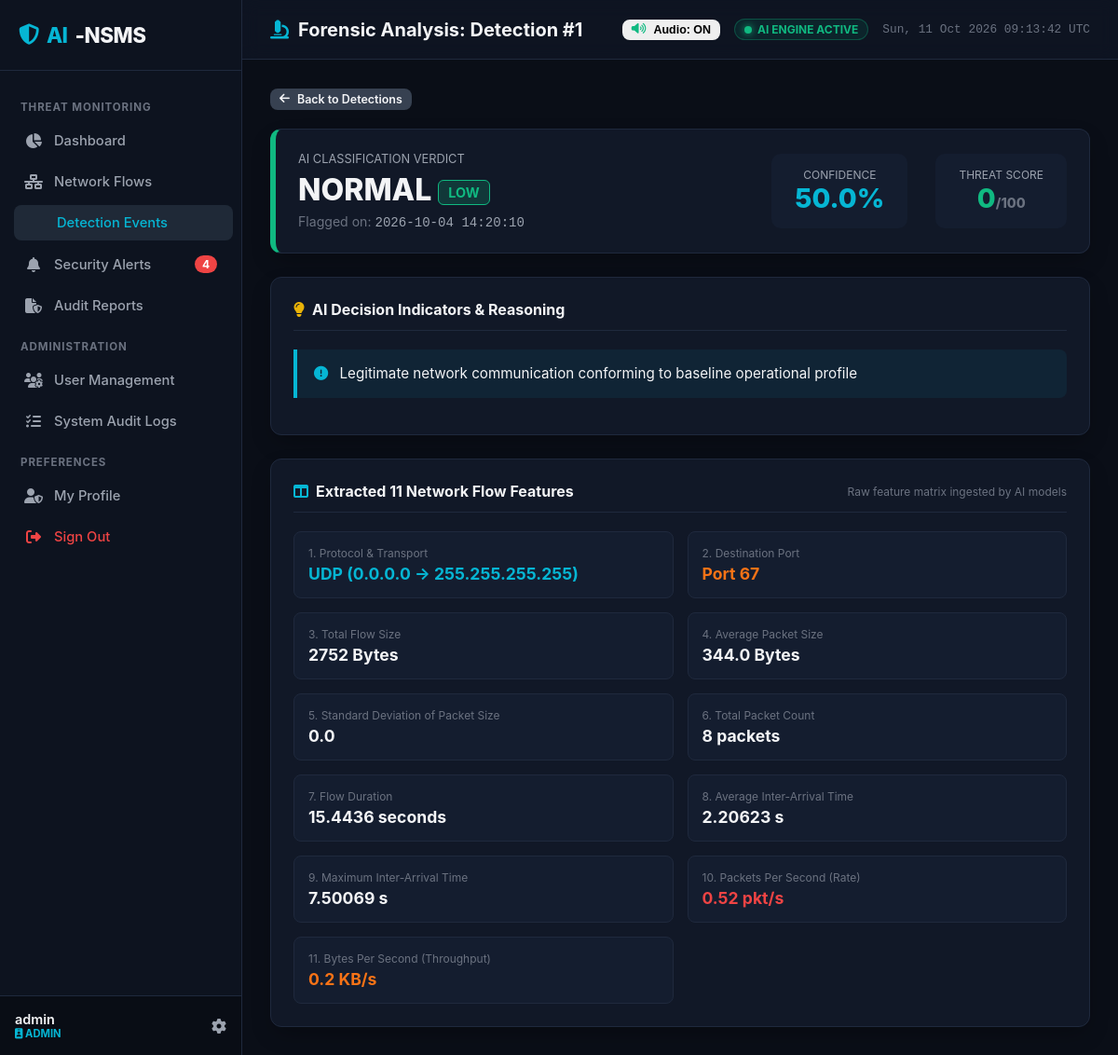
Before: /detections/1 (signed in) with the older database file.
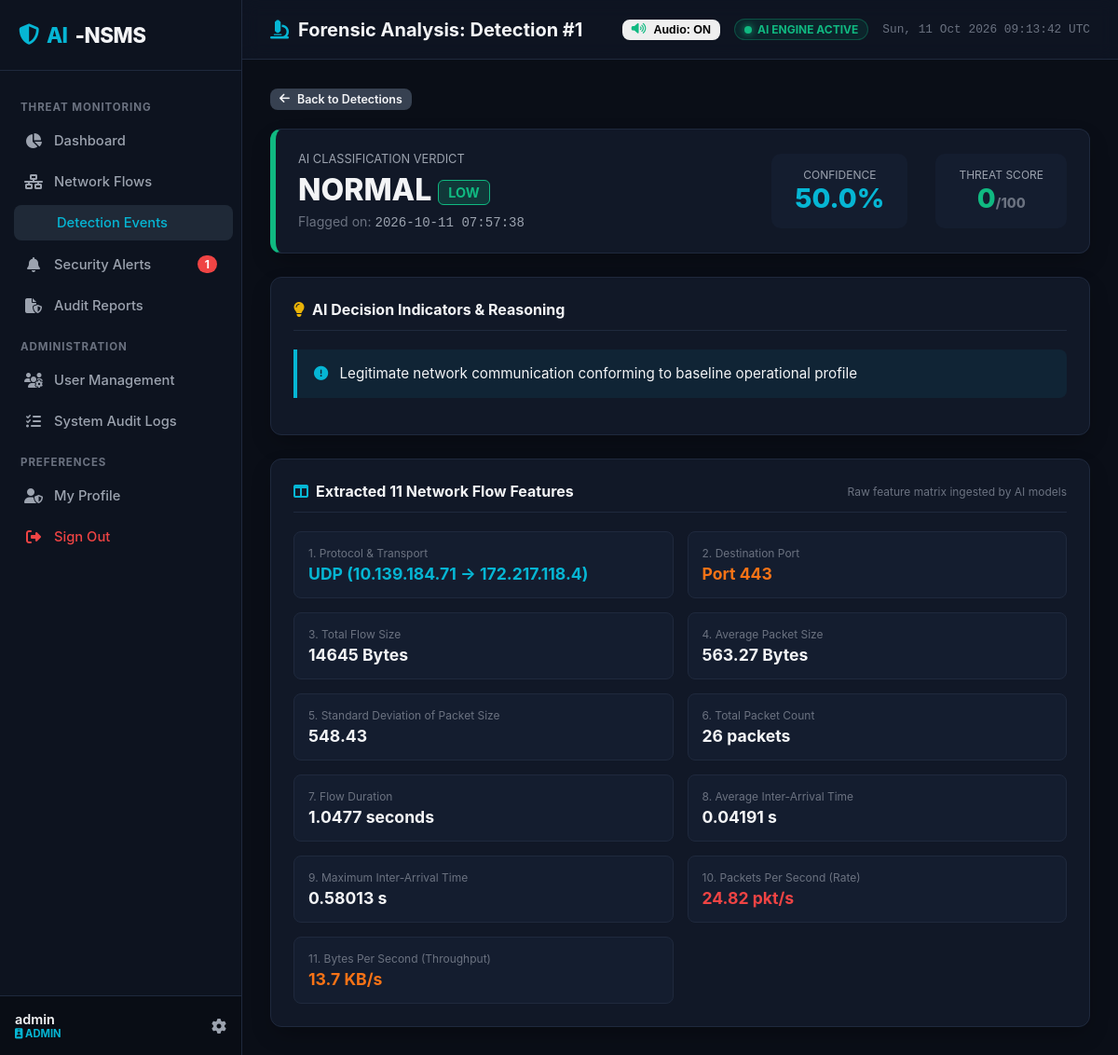
After: the same page with the newer database file.
### tables this page shows
CREATE TABLE users (
            id INTEGER PRIMARY KEY AUTOINCREMENT,
            username TEXT UNIQUE NOT NULL,
            email TEXT UNIQUE NOT NULL,
            password_hash TEXT NOT NULL,
            role TEXT NOT NULL DEFAULT 'SECURITY_ANALYST',
            is_active INTEGER NOT NULL DEFAULT 1,
            must_change_password INTEGER NOT NULL DEFAULT 0,
            created_at TEXT NOT NULL,
            last_login TEXT
        );

CREATE TABLE detections (
            id INTEGER PRIMARY KEY AUTOINCREMENT,
            flow_id INTEGER NOT NULL,
            prediction TEXT NOT NULL,
            attack_type TEXT NOT NULL,
            confidence REAL NOT NULL DEFAULT 1.0,
            threat_score INTEGER NOT NULL DEFAULT 0,
            severity TEXT NOT NULL DEFAULT 'LOW',
            indicators TEXT,
            detected_at TEXT NOT NULL, traffic_source TEXT DEFAULT "live", session_id TEXT DEFAULT "",
            FOREIGN KEY (flow_id) REFERENCES network_flows (id) ON DELETE CASCADE
        );

CREATE TABLE network_flows (
            id INTEGER PRIMARY KEY AUTOINCREMENT,
            source_ip TEXT NOT NULL,
            destination_ip TEXT NOT NULL,
            protocol TEXT NOT NULL,
            destination_port INTEGER NOT NULL,
            flow_duration REAL NOT NULL DEFAULT 0.0,
            total_flow_size REAL NOT NULL DEFAULT 0.0,
            average_packet_size REAL NOT NULL DEFAULT 0.0,
            std_packet_size REAL NOT NULL DEFAULT 0.0,
            packet_count INTEGER NOT NULL DEFAULT 0,
            average_inter_arrival_time REAL NOT NULL DEFAULT 0.0,
            maximum_inter_arrival_time REAL NOT NULL DEFAULT 0.0,
            packets_per_second REAL NOT NULL DEFAULT 0.0,
            bytes_per_second REAL NOT NULL DEFAULT 0.0,
            captured_at TEXT NOT NULL
        , traffic_source TEXT DEFAULT "live", session_id TEXT DEFAULT "");

### src/routes/detection_routes.py (the view)
@detection_bp.route('/detections/<int:detection_id>')
@login_required
def detail(detection_id):
    user = get_current_user()
    det = Detection.find_by_id_with_flow(detection_id)
    if not det:
        abort(404)
    return render_template('detection_detail.html', user=user, detection=det)

### templates/detection_detail.html (shortened to what this page needs)
{% extends "base.html" %}
{% block page_header %}<i class="fas fa-microscope" style="color: var(--accent-cyan);"></i> Forensic Analysis: Detection #{{ detection.id }}{% endblock %}
{% block content %}
<div style="margin-bottom: 20px;">
    <a href="/detections" class="btn btn-secondary btn-sm"><i class="fas fa-arrow-left"></i> Back to Detections</a>
</div>
<div class="soc-card" style="margin-bottom: 25px; border-left: 6px solid var(--sev-{{ detection.severity|lower }});">
    <div style="display: flex; justify-content: space-between; align-items: center; flex-wrap: wrap; gap: 20px;">
        <div>
            <div style="font-size: 0.8rem; color: var(--text-secondary); text-transform: uppercase;">AI Classification Verdict</div>
            <h1 style="font-size: 2rem; font-weight: 800; margin: 6px 0; color: var(--text-primary);">
                {{ detection.attack_type }}
                <span class="badge-sev badge-{{ detection.severity|lower }}" style="vertical-align: middle; font-size: 0.9rem;">{{ detection.severity }}</span>
            </h1>
            <div style="color: var(--text-muted); font-size: 0.88rem;">
                Flagged on: <span class="code-font" style="color: var(--text-secondary);">{{ detection.detected_at.replace('T', ' ').split('.')[0] }}</span>
            </div>
        </div>
        <div style="display: flex; gap: 30px; text-align: center;">
            <div style="background: #141d2f; padding: 15px 25px; border-radius: 10px;">
                <div style="font-size: 0.75rem; color: var(--text-secondary); text-transform: uppercase;">Confidence</div>
                <div style="font-size: 1.8rem; font-weight: 800; color: var(--accent-cyan);">{{ "%.1f"|format(detection.confidence * 100) }}%</div>
            </div>
            <div style="background: #141d2f; padding: 15px 25px; border-radius: 10px;">
                <div style="font-size: 0.75rem; color: var(--text-secondary); text-transform: uppercase;">Threat Score</div>
                <div style="font-size: 1.8rem; font-weight: 800; color: {% if detection.threat_score >= 80 %}var(--sev-critical){% elif detection.threat_score >= 50 %}var(--sev-high){% else %}var(--sev-low){% endif %};">
                    {{ detection.threat_score }}<span style="font-size: 0.9rem; color: var(--text-muted);">/100</span>
                </div>
            </div>
        </div>
    </div>
</div>
<div class="soc-card" style="margin-bottom: 25px;">
    <div class="soc-card-header">
        <div class="soc-card-title"><i class="fas fa-lightbulb" style="color: var(--sev-medium);"></i> AI Decision Indicators & Reasoning</div>
    </div>
    <div class="indicator-box">
        <p style="font-size: 0.95rem; line-height: 1.6; color: var(--text-primary);">
            <i class="fas fa-circle-exclamation" style="color: var(--accent-cyan); margin-right: 8px;"></i>
            {{ detection.indicators or "Standard legitimate traffic pattern identified across all 11 statistical features." }}
        </p>
    </div>
</div>
<div class="soc-card">
    <div class="soc-card-header">
        <div class="soc-card-title"><i class="fas fa-table-columns" style="color: var(--accent-cyan);"></i> Extracted 11 Network Flow Features</div>
        <span style="font-size: 0.75rem; color: var(--text-muted);">Raw feature matrix ingested by AI models</span>
    </div>
    <div style="display: grid; grid-template-columns: repeat(auto-fit, minmax(280px, 1fr)); gap: 15px;">
        <div style="background: #141d2f; padding: 15px; border-radius: 8px; border: 1px solid var(--border-color);">
            <div style="font-size: 0.75rem; color: var(--text-muted);">1. Protocol & Transport</div>
            <div style="font-size: 1.1rem; font-weight: 700; color: var(--accent-cyan); margin-top: 4px;">{{ detection.flow.protocol }} ({{ detection.flow.source_ip }} &rarr; {{ detection.flow.destination_ip }})</div>
        </div>
        <div style="background: #141d2f; padding: 15px; border-radius: 8px; border: 1px solid var(--border-color);">
            <div style="font-size: 0.75rem; color: var(--text-muted);">2. Destination Port</div>
            <div style="font-size: 1.1rem; font-weight: 700; color: var(--sev-high); margin-top: 4px;">Port {{ detection.flow.destination_port }}</div>
        </div>
        <div style="background: #141d2f; padding: 15px; border-radius: 8px; border: 1px solid var(--border-color);">
            <div style="font-size: 0.75rem; color: var(--text-muted);">3. Total Flow Size</div>
            <div style="font-size: 1.1rem; font-weight: 700; color: var(--text-primary); margin-top: 4px;">{{ detection.flow.total_flow_size|int }} Bytes</div>
        </div>
        <div style="background: #141d2f; padding: 15px; border-radius: 8px; border: 1px solid var(--border-color);">
            <div style="font-size: 0.75rem; color: var(--text-muted);">4. Average Packet Size</div>
            <div style="font-size: 1.1rem; font-weight: 700; color: var(--text-primary); margin-top: 4px;">{{ detection.flow.average_packet_size }} Bytes</div>
        </div>
        <div style="background: #141d2f; padding: 15px; border-radius: 8px; border: 1px solid var(--border-color);">
            <div style="font-size: 0.75rem; color: var(--text-muted);">5. Standard Deviation of Packet Size</div>
            <div style="font-size: 1.1rem; font-weight: 700; color: var(--text-primary); margin-top: 4px;">{{ detection.flow.std_packet_size }}</div>
        </div>
        <div style="background: #141d2f; padding: 15px; border-radius: 8px; border: 1px solid var(--border-color);">
            <div style="font-size: 0.75rem; color: var(--text-muted);">6. Total Packet Count</div>
            <div style="font-size: 1.1rem; font-weight: 700; color: var(--text-primary); margin-top: 4px;">{{ detection.flow.packet_count }} packets</div>
        </div>
        <div style="background: #141d2f; padding: 15px; border-radius: 8px; border: 1px solid var(--border-color);">
            <div style="font-size: 0.75rem; color: var(--text-muted);">7. Flow Duration</div>
            <div style="font-size: 1.1rem; font-weight: 700; color: var(--text-primary); margin-top: 4px;">{{ detection.flow.flow_duration }} seconds</div>
        </div>
        <div style="background: #141d2f; padding: 15px; border-radius: 8px; border: 1px solid var(--border-color);">
            <div style="font-size: 0.75rem; color: var(--text-muted);">8. Average Inter-Arrival Time</div>
            <div style="font-size: 1.1rem; font-weight: 700; color: var(--text-primary); margin-top: 4px;">{{ detection.flow.average_inter_arrival_time }} s</div>
        </div>
        <div style="background: #141d2f; padding: 15px; border-radius: 8px; border: 1px solid var(--border-color);">
            <div style="font-size: 0.75rem; color: var(--text-muted);">9. Maximum Inter-Arrival Time</div>
            <div style="font-size: 1.1rem; font-weight: 700; color: var(--text-primary); margin-top: 4px;">{{ detection.flow.maximum_inter_arrival_time }} s</div>
        </div>
        <div style="background: #141d2f; padding: 15px; border-radius: 8px; border: 1px solid var(--border-color);">
            <div style="font-size: 0.75rem; color: var(--text-muted);">10. Packets Per Second (Rate)</div>
            <div style="font-size: 1.1rem; font-weight: 700; color: var(--sev-critical); margin-top: 4px;">{{ detection.flow.packets_per_second }} pkt/s</div>
        </div>
        <div style="background: #141d2f; padding: 15px; border-radius: 8px; border: 1px solid var(--border-color);">
            <div style="font-size: 0.75rem; color: var(--text-muted);">11. Bytes Per Second (Throughput)</div>
            <div style="font-size: 1.1rem; font-weight: 700; color: var(--sev-high); margin-top: 4px;">{{ (detection.flow.bytes_per_second / 1024)|round(1) }} KB/s</div>
        </div>
    </div>
</div>
{% endblock %}

### templates/base.html (shortened to what this page needs)
<!DOCTYPE html>
<html lang="en">
<head>
    <link rel="stylesheet" href="https://cdnjs.cloudflare.com/ajax/libs/font-awesome/6.5.1/css/all.min.css">
    <link rel="stylesheet" href="{{ url_for('static', filename='css/soc_theme.css') }}">
</head>
<body>
    <div class="app-container">
        <aside class="sidebar">
            <div class="sidebar-header">
                <div class="sidebar-logo">
                    <i class="fas fa-shield-halved" style="color: var(--accent-cyan);"></i>
                    <span>AI</span>-NSMS
                </div>
            </div>
            <ul class="sidebar-menu">
                <li class="menu-category">Threat Monitoring</li>
                <li>
                    <a href="/dashboard" class="sidebar-link {% if request.path == '/' or request.path == '/dashboard' %}active{% endif %}">
                        <i class="fas fa-chart-pie"></i>
                        <span>Dashboard</span>
                    </a>
                </li>
                <li>
                    <a href="/monitoring" class="sidebar-link {% if request.path == '/monitoring' %}active{% endif %}">
                        <i class="fas fa-network-wired"></i>
                        <span>Network Flows</span>
                    </a>
                </li>
                <li>
                    <a href="/detections" class="sidebar-link {% if request.path.startswith('/detections') %}active{% endif %}">
                        <span>Detection Events</span>
                    </a>
                </li>
                <li>
                    <a href="/alerts" class="sidebar-link {% if request.path == '/alerts' %}active{% endif %}">
                        <i class="fas fa-bell"></i>
                        <span>Security Alerts</span>
                        {% if active_alerts_count > 0 %}
                        <span class="badge-count">{{ active_alerts_count }}</span>
                        {% endif %}
                    </a>
                </li>
                <li>
                    <a href="/reports" class="sidebar-link {% if request.path == '/reports' %}active{% endif %}">
                        <i class="fas fa-file-shield"></i>
                        <span>Audit Reports</span>
                    </a>
                </li>
                {% if is_admin %}
                <li class="menu-category">Administration</li>
                <li>
                    <a href="/users" class="sidebar-link {% if request.path == '/users' %}active{% endif %}">
                        <i class="fas fa-users-gear"></i>
                        <span>User Management</span>
                    </a>
                </li>
                <li>
                    <a href="/logs" class="sidebar-link {% if request.path == '/logs' %}active{% endif %}">
                        <i class="fas fa-list-check"></i>
                        <span>System Audit Logs</span>
                    </a>
                </li>
                {% endif %}
                <li class="menu-category">Preferences</li>
                <li>
                    <a href="/profile" class="sidebar-link {% if request.path == '/profile' %}active{% endif %}">
                        <i class="fas fa-user-shield"></i>
                        <span>My Profile</span>
                    </a>
                </li>
                <li>
                    <a href="/logout" class="sidebar-link" style="color: var(--sev-critical);">
                        <i class="fas fa-right-from-bracket"></i>
                        <span>Sign Out</span>
                    </a>
                </li>
            </ul>
            <div class="sidebar-footer">
                <div class="user-info">
                    <span class="user-name">{{ current_user.username if current_user else 'Guest' }}</span>
                    <span class="user-role-badge">
                        <i class="fas fa-id-badge"></i> {{ current_user.role if current_user else 'ANALYST' }}
                    </span>
                </div>
                <a href="/profile" style="color: var(--text-secondary);"><i class="fas fa-gear"></i></a>
            </div>
        </aside>
        <div class="main-wrapper">
            <header class="topbar">
                <div class="page-title">
                    {% block page_header %}{% endblock %}
                </div>
                <div style="display: flex; align-items: center; gap: 15px;">
                    <button id="btn-global-audio-toggle" class="btn btn-outline-success btn-sm btn-audio-toggle" onclick="window.audioAlerts && window.audioAlerts.toggleMute()" title="Toggle Audio Alerts On/Off">
                    </button>
                    <div class="live-indicator">
                        <span class="pulse-dot"></span> AI ENGINE ACTIVE
                    </div>
                    <span style="font-size: 0.8rem; color: var(--text-muted); font-family: var(--font-mono);" id="live-clock"></span>
                </div>
            </header>
            <main class="content-body">
                {% block content %}{% endblock %}
            </main>
        </div>
    </div>
</body>
</html>

Changed rows visible on the page:
changed detections "NORMAL": detected_at.replace "2026-10-04 14:20:10" → "2026-10-11 07:57:38"
changed network_flows "UDP": flow.source_ip "0.0.0.0" → "10.139.184.71"; flow.destination_ip "255.255.255.255" → "172.217.118.4"; flow.destination_port "67" → "443"; flow.total_flow_size "2752" → "14645"; flow.average_packet_size "344.0" → "563.27"; flow.std_packet_size "0.0" → "548.43"; flow.packet_count "8" → "26"; flow.flow_duration "15.4436" → "1.0477"; flow.average_inter_arrival_time "2.20623" → "0.04191"; flow.maximum_inter_arrival_time "7.50069" → "0.58013"; flow.packets_per_second "0.52" → "24.82"; (detection.flow.bytes_per_second/1024)|round(1) "0.2" → "13.7"
Other visible differences:
{{ active_alerts_count }}: "4" → "1"
